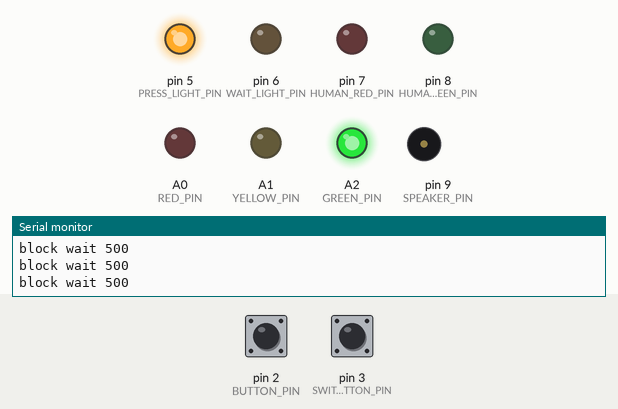
Simulated run of this sketch. Board: Arduino Nano, built with avr-gcc and run on an emulated ATmega328P. On the bench: output pins drawn as LEDs (lit = HIGH), buzzer (waves = sounding, pin HIGH), the last lines printed to the serial monitor. Inputs (shaded band) come from the test bench; at power-on: pin 2 (BUTTON_PIN) HIGH, pin 3 (SWITCH_BUTTON_PIN) HIGH. Storage starts empty; random numbers use the default seed unless the sketch sets one; the audio player accepts every command and is not drawn.

Above: at 18.0 s.
18.1 s: pin 2 (BUTTON_PIN) pulled LOW for 0.15 s
At 21.3 s:
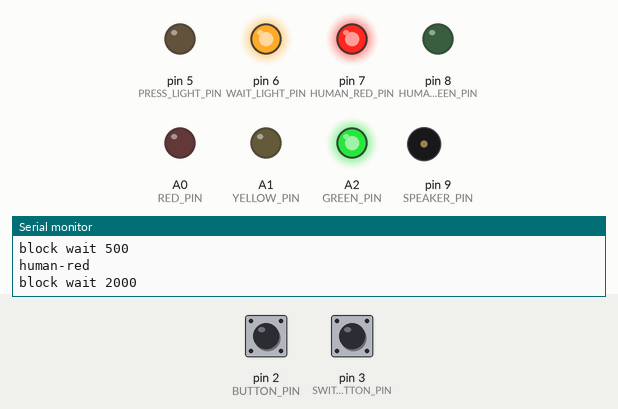
21.6 s: pin 2 (BUTTON_PIN) pulsed LOW 5 times (0.12 s each, 0.3 s apart)
51.3 s: pin 2 (BUTTON_PIN) pulled LOW for 1 s
At 52.5 s:
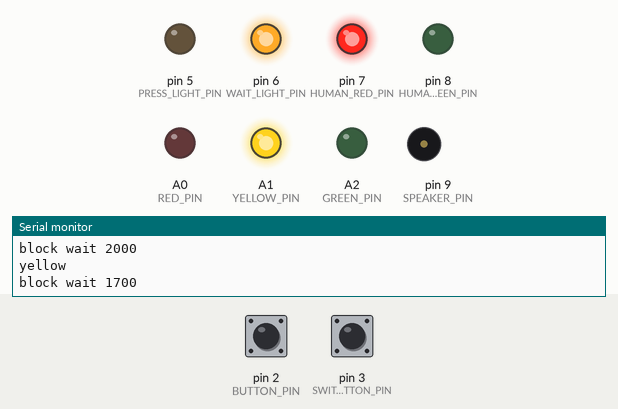
74.3 s: pin 2 (BUTTON_PIN) pulled LOW for 3.2 s
At 83.0 s:
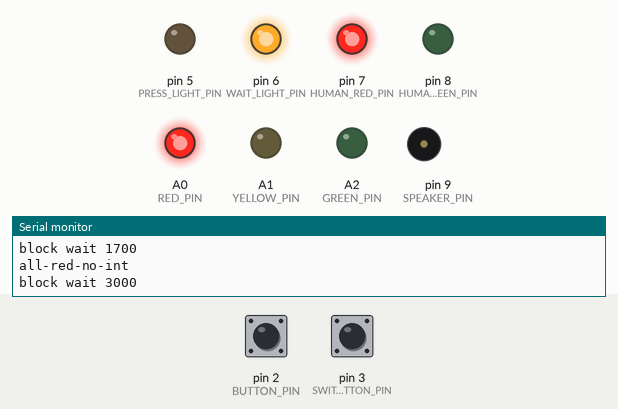
Timing chart, 0 to 112.1 s (numbered marks = the images above; inputs shaded):
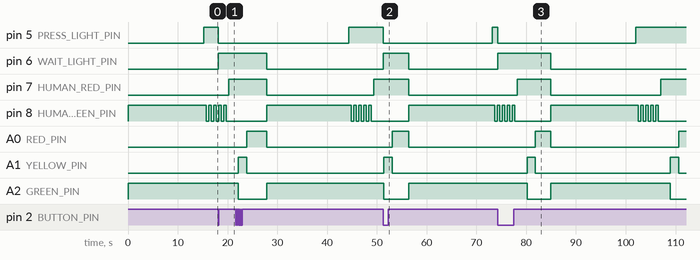

The sketch:

traffic_lights.ino
```cpp
#include <Arduino.h>

#include <SD.h>                     // need to include the SD library
#include <TMRpcm.h>                 //  also need to include this library...
#include <SPI.h>

#include "State.h"
#include "pin_set.h"
#include "utils.h"

// # consts
#define BUTTON_DELAY    5000
#define BUTTON_BOUNCE   500
#define LONG_PRESS      2000

// # global variables
TMRpcm audio;   // create an object for use in this sketch
bool init_success = true;

const char* wav_files[] = {
  NULL,
  "NS-11025.WAV",
  "WE-11025.WAV"
};

State states[] = {
  // name,          on_t,   off_t, rand_t, on_l, off_l, repeat, interruptable, enable_button, play_sound
  {"all-green",       15000,  0,    3000,   "gG", "",   1, false, false,  true},
  {"blink-green",     500,    500,  0,      "gG", "G",  5, false, true,   false},
  {"human-red",       2000,   0,    0,      "gR", "",   1, false, true,   false},
  {"yellow",          1700,   0,    0,      "yR", "",   1, false, true,   false},
  {"all-red-no-int",  3000,   0,    0,      "rR", "",   1, false, true,   false},
  {"all-red",         15000,  0,    3000,   "rR", "",   1, true,  true,   false},
};

volatile byte wav_index = 0;
volatile unsigned long switch_timestamp = 0;

volatile bool button_pressed = false;
volatile unsigned long button_pressed_timestamp = 0;
char* current_file = NULL;
bool button_enabled = false;

// # setup functions
void setup_lights() {
  pinMode(RED_PIN, OUTPUT);
  pinMode(YELLOW_PIN, OUTPUT);
  pinMode(GREEN_PIN, OUTPUT);

  pinMode(HUMAN_RED_PIN, OUTPUT);
  pinMode(HUMAN_GREEN_PIN, OUTPUT);

  pinMode(PRESS_LIGHT_PIN, OUTPUT);
  pinMode(WAIT_LIGHT_PIN, OUTPUT);
}

void setup_buttons() {
  pinMode(BUTTON_PIN, INPUT_PULLUP);

  pinMode(SWITCH_BUTTON_PIN, INPUT_PULLUP);
  attachInterrupt(digitalPinToInterrupt(SWITCH_BUTTON_PIN), ctrl_wav, CHANGE);
}

bool setup_audio() {
  if (!SD.begin(SD_PIN)) {  // see if the card is present and can be initialized:
    Serial.println("SD fail");
    return false;   // don't do anything more if not
  }
  pinMode(SPEAKER_PIN, OUTPUT);
  audio.speakerPin = SPEAKER_PIN; //5,6,11 or 46 on Mega, 9 on Uno, Nano, etc
  audio.loop(1);
  wav_index = random(1, sizeof(wav_files) / sizeof(char*));

  return true;
}

void setup_serial() {
  Serial.begin(9600);
}

void setup(){
  randomSeed(analogRead(RANDOM_SEED_PIN));
  setup_serial();
  setup_lights();
  setup_buttons();
  if (setup_audio()) {
    Serial.println("ready");
  } else {
    tone(SPEAKER_PIN, 440, 2000);
    init_success = false;
  }
}

// # interruption handlers
void ctrl_wav() {
  static unsigned long last_pressed_time = 0;
  unsigned long new_time = millis();
  unsigned long dtime = new_time - switch_timestamp;
  bool pressed = !digitalRead(SWITCH_BUTTON_PIN);
  if (pressed) {
    last_pressed_time = new_time;
    if (dtime > BUTTON_BOUNCE) {
      switch_timestamp = new_time;
      byte old_index = wav_index;
      if (++wav_index >= (sizeof(wav_files) / sizeof(char*))) {
        wav_index = 1;
      }
      if (audio.isPlaying() || old_index == 0) {
        audio.play((char*) wav_files[wav_index]);
      }
    }
  } else {
    if (last_pressed_time == switch_timestamp && dtime > LONG_PRESS) {
      wav_index = 0;
      audio.disable();
    }
  }
}

void button_handler() {
  unsigned long new_time = millis();
  if (new_time - button_pressed_timestamp > BUTTON_BOUNCE) {
    button_pressed_timestamp = new_time;
    button_pressed = true;
    digitalWrite(PRESS_LIGHT_PIN, LOW);
    digitalWrite(WAIT_LIGHT_PIN, HIGH);
  }
}

// # process a state
void process_state(const State* pState) {
  Serial.println(pState->name);
  // setup button
  bool button_should_be_enabled = pState->enable_button;
  if (button_enabled != button_should_be_enabled) {
    Serial.print("enable_button: ");
    Serial.println(button_should_be_enabled);
    enable_button(button_should_be_enabled, button_handler);
    button_enabled = button_should_be_enabled;
    button_pressed = false;
  }
  // play sound
  if (pState->play_sound) {
    if (const char* fname = wav_files[wav_index]) {
      audio.play((char*) fname);
    }
  } else {
    audio.disable();
  }

  for (int i = 0; i < pState->repeat; i++) {
    turn_on_lights(pState->on_lights);
    wait(pState->on_time + random(pState->rand_time), pState->interruptable);
    if (pState->off_time) {
      turn_off_lights(pState->off_lights);
      wait(pState->off_time, pState->interruptable);
    }
  }
}

void wait(unsigned long timeout, bool interruptable) {
  Serial.print(interruptable ? "interruptable" : "block");
  Serial.print(" wait ");
  Serial.println(timeout, DEC);
  if (timeout > 0) {
    if (!interruptable) {
      delay(timeout);
    } else {
      unsigned long wait_start = millis();
      unsigned long timeout_remains;
      while (!button_pressed && (timeout_remains = wait_start + timeout - millis()) > BUTTON_DELAY) {
        Serial.println("wait button");
        delay(BUTTON_DELAY);
      }
      if (button_pressed) {
        Serial.println("interrupted!");
        unsigned long button_delay_remains = button_pressed_timestamp + BUTTON_DELAY - millis();
        if (button_delay_remains > 0x7fffffff) {
          // should be minus, but for an unsigned integer, it couldn't be
          // so set it to 0 means no wait time needed any more.
          button_delay_remains = 0;
        }
        Serial.print("button_delay_remains: ");
        Serial.println(button_delay_remains, DEC);
        Serial.print("timeout_remains: ");
        Serial.println(timeout_remains);
        unsigned long wait_time = min(button_delay_remains, timeout_remains);
        if (wait_time > 0) {
          Serial.print("wait remain: ");
          Serial.println(wait_time, DEC);
          delay(wait_time);
        }
      } else {
        delay(timeout_remains);
      }
    }
  }
}

// # the loop
void loop() {
  if (init_success) {
    size_t n = sizeof(states) / sizeof(State);
    for (size_t i = 0; i < n; i++) {
      State* pState = states + i;
      process_state(pState);
    }
  }
}
```

State.h
```cpp
#ifndef __STATE_H
#define __STATE_H

struct State {
  const char* name;
  unsigned long on_time;
  unsigned long off_time;
  unsigned long rand_time;
  const char* on_lights;
  const char* off_lights;
  int repeat;
  bool interruptable;
  bool enable_button;
  bool play_sound;
};

#endif
```

pin_set.h
```cpp
#ifndef __PIN_SET_H
#define __PIN_SET_H

#define SD_PIN            4
#define SPEAKER_PIN       9

#define RED_PIN           A0
#define YELLOW_PIN        A1
#define GREEN_PIN         A2

#define HUMAN_RED_PIN     7
#define HUMAN_GREEN_PIN   8

#define PRESS_LIGHT_PIN   5
#define WAIT_LIGHT_PIN    6

#define BUTTON_PIN        2
#define SWITCH_BUTTON_PIN 3

#define RANDOM_SEED_PIN   4

#endif
```

utils.h
```cpp
#ifndef __UTILS_H
#define __UTILS_H

#include <Arduino.h>
#include "pin_set.h"

uint8_t pin_for_light(const char light) {
  uint8_t pin = -1;
  switch (light) {
  case 'r':
    pin = RED_PIN;
    break;
  case 'y':
    pin = YELLOW_PIN;
    break;
  case 'g':
    pin = GREEN_PIN;
    break;
  case 'R':
    pin = HUMAN_RED_PIN;
    break;
  case 'G':
    pin = HUMAN_GREEN_PIN;
    break;
  }

  return pin;
}

bool is_pin_in_lights(const uint8_t pin, const char* lights) {
  for (int i = 0; lights[i]; i++) {
    uint8_t lp = pin_for_light(lights[i]);
    if (lp == pin) {
      return true;
    }
  }

  return false;
}

void turn_on_lights(const char* lights) {
  uint8_t all_lights[] = {
    RED_PIN,
    YELLOW_PIN,
    GREEN_PIN,
    HUMAN_RED_PIN,
    HUMAN_GREEN_PIN
  };

  size_t n = sizeof(all_lights) / sizeof(uint8_t);

  for (size_t i = 0; i < n; i++) {
    uint8_t light = all_lights[i];
    digitalWrite(light, is_pin_in_lights(light, lights) ? HIGH : LOW);
  }
}

void turn_off_lights(const char* lights) {
  for (int i = 0; lights[i]; i++) {
    char c = lights[i];
    uint8_t pin = pin_for_light(c);
    digitalWrite(pin, LOW);
  }
}

void enable_button(const bool isEnable, void (*handler)()) {
  if (isEnable) {
    attachInterrupt(digitalPinToInterrupt(BUTTON_PIN), handler, FALLING);
    digitalWrite(PRESS_LIGHT_PIN, HIGH);
    digitalWrite(WAIT_LIGHT_PIN, LOW);
  } else {
    detachInterrupt(digitalPinToInterrupt(BUTTON_PIN));
    digitalWrite(PRESS_LIGHT_PIN, LOW);
    digitalWrite(WAIT_LIGHT_PIN, LOW);
  }
}

#endif
```

Measured:
- after the input at 18.1 s, pin 5 (PRESS_LIGHT_PIN): HIGH → LOW at once; pin 6 (WAIT_LIGHT_PIN): LOW → HIGH at once
- after the input at 51.3 s, pin 6 (WAIT_LIGHT_PIN): LOW → HIGH at once, → LOW 5.1 s later
- after the input at 74.3 s, pin 6 (WAIT_LIGHT_PIN): LOW → HIGH at once, → LOW 10.6 s later
- by itself, A1 (YELLOW_PIN): alternates HIGH for 1.7 s and LOW for 27.1 s
